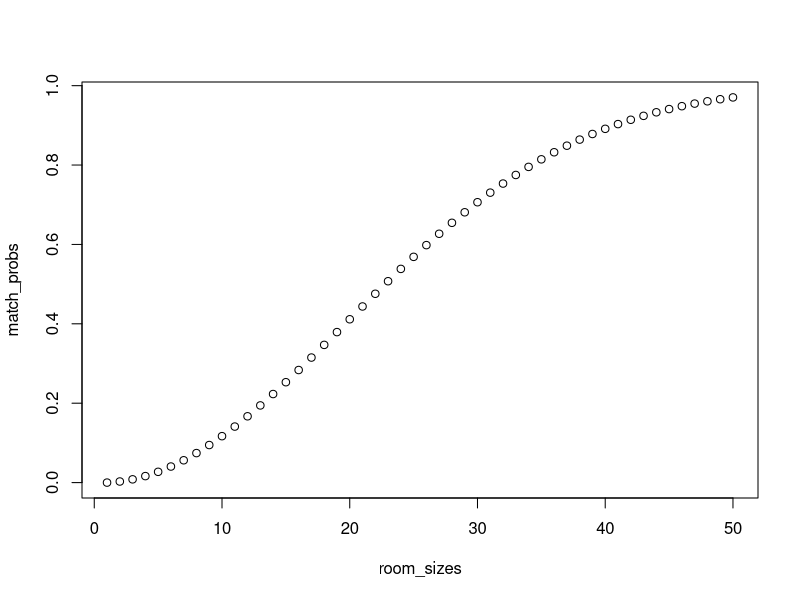

R code for this plot:
# PROBABILITY: Laws ----
 
# Product Rule 
A <- rbinom(10000,1,.4)
B <- rbinom(10000,1,.2)
mean(A&B)

# Sum Rule
C <- rbinom(10000,1,.6)
D <- rbinom(10000,1,.1)
mean(C|D)

# Bayesian 
#   - Flip 20, 11 came out Heads
fair <- rbinom(50000, 20, .5)
biased <- rbinom(50000, 20, .75)

fair_11 <- sum(fair == 11)
biased_11 <- sum(biased == 11)
fair_11 / (fair_11 + biased_11)

#   - Flip 20, 16 came out Heads
fair <- rbinom(50000, 20, .5)
biased <- rbinom(50000, 20, .75)

fair_16 <- sum(fair == 16)
biased_16 <- sum(biased == 16)
fair_16 / (fair_16 + biased_16)

#   - Flip 14/20 came out Heads. Fair(80%) 
fair_flips <- rbinom(8000,20,.5)
biased_flips <- rbinom(2000,20,.75)

fair_14 <- sum(fair_flips == 14)
biased_14 <- sum(fair_flips == 14)
fair_14 / (fair_14 + biased_14)

flips_fair <- rbinom(80000, 20, .5)
flips_high <- rbinom(10000, 20, .75)
flips_low <- rbinom(10000, 20, .25)

fair_14 <- sum(flips_fair == 14)
high_14 <- sum(flips_high == 14)
low_14 <- sum(flips_low == 14)
fair_14 / (fair_14 + low_14 + high_14)

probability_fair <- dbinom(11,20,.5)
probability_biased <- dbinom(11,20,.75)
probability_fair / (probability_fair + probability_biased)

dbinom(14, 20, .5) / (dbinom(14, 20, .5) + dbinom(14, 20, .75))
dbinom(18, 20, .5) / (dbinom(18, 20, .5) + dbinom(18, 20, .75))

probability_16_fair <- dbinom(16, 20, .5)
probability_16_biased <- dbinom(16, 20, .75)
(probability_16_fair * .99) / (probability_16_fair * .99 + probability_16_biased * .01)

## PROBABILITY: Puzzles ----

# FUNCTION: Simulate the rolling of dice and report the sum of the values that appears
set.seed(1)
# - function: roll k dice
roll_dice <- function(k) {
  all_rolls <- sample(x = c(1,2,3,4,5,6),
                      size = k,
                      replace = TRUE)
  final_answer <- sum(all_rolls)
  return(final_answer)
}
# - roll 5 dice
roll_dice(5)
# - loop for 10000 iterations
output <- rep(NA, 10000)
for (i in 1:10000) {
  output[i] <- roll_dice(2)
}

# BIRTHDAY PROBLEM: With a room with 50 people in it what is the probability that anyone shares the same birthday ?
set.seed(1)
n <- 50
match <- 0
# - simulate 10,000 rooms and check for matches in each room
for (i in 1:10000) {
  birthdays <- sample(x = 365,
                      size = n,
                      replace = TRUE)
  if (length(unique(birthdays)) < n) {
    match <- match + 1
  }
}
# - calculate the estimated probability of a match and print it
p_match <- match / 10000
# - birthday function
pbirthday(50)
# - plot
room_sizes <- 1:50
match_probs <- sapply(room_sizes, pbirthday)
plot(match_probs ~ room_sizes)

# MONTY HALL:
set.seed(1)
doors <- c(1,2,3)
# - randomly select one of the doors to have the prize
prize <- sample(x = doors, size = 1)
initial_choice <- 1
# - check if the initial choice equals the prize
if (initial_choice == prize) {
  print("The initial choice was correct!")
}
print(prize)
# - define counter
win_count <- 0
# - run 10000 iterations of the game
for (i in 1:10000) {
  prize <- sample(x = doors, size = 1)
  initial_choice <- 1
  if (initial_choice == prize) {
    win_count <- win_count + 1
  }
}
print(win_count / 10000)
# - reveal
reveal_door <- function(doors, prize, initial_choice) {
  if(prize == initial_choice) {
    reveal <- sample(x = doors[-prize], size = 1)
  } else {
    reveal <- doors[-c(prize, initial_choice)]
  }
}

# Contestant initially picks door #1, and then upon the goat reveal, they switch to the remaining door
initial_choice <- 1
# - reveal_door
reveal <- reveal_door(doors, prize, initial_choice)
# - switch to the remaining door
final_choice <- doors[-c(initial_choice, reveal)]
print(final_choice)
# - check whether the final choice equals the prize
if (final_choice == prize) {
  print("The final choice is correct!")
}
# - probability
win_count <- 0
for (i in 1:10000) {
  prize <- sample(doors,1)
  initial_choice <- 1
  reveal <- reveal_door(doors, prize, initial_choice)
  final_choice <- doors[-c(initial_choice, reveal)]
  if(final_choice == prize) {
    win_count <- win_count + 1
  }
}
print(win_count / 10000)

# YAHTZHEE

# QUADRATIC FORMULA
# - Function: evaluate whether any given quadratic is factorable or not. 
is_factorable <- function(a,b,c) {
  if(b^2 - 4*a*c < 0) {
    return(FALSE)
  } else {
    sqrt_discriminant <- sqrt(b^2 - 4*a*c)
    return(sqrt_discriminant == round(sqrt_discriminant))
  }
}
# - check
counter <- 0
for(a in 1:100){
  for(b in 1:100){
    for(c in 1:100){
      # Check whether factorable
      if(is_factorable(a,b,c)){
        counter <- counter + 1
      }
    }
  }
}
print(counter / 100^3)

# iPhone PASSCODES
# - suppose you pick up an iPhone with four smudge marks on it, at locations 3,4,5 and 9.
counter <- 0
passcode <- c(4,3,5,9)
values <- c(3,4,5,9)

for(i in 1:10000){
  # Create the guess
  guess <- sample(values)
  # Check condition 
  if(identical(passcode, guess)){
    counter <- counter + 1
  }
}
print(counter/10000)
# - passcode consist of three distint digits where one of the values is repeated
counter <- 0
passcode <- c(2,4,4,7)
unique_values <- c(2,4,7)

for(i in 1:10000){
  # Pick repeated value
  all_values <- c(unique_values, sample(unique_values, 1))
  # Make guess
  guess <- sample(all_values)
  if(identical(passcode, guess)){
    counter <- counter + 1
  }
}
print(counter / 10000)
#
## PROBABILITY: Distributions ----

# BERNOULLI
# - Simulate 10 coin Flips, each 30% chance of coming up heads
rbinom(n = 10, size = 1, prob = 0.30)
# - Simulate 10 Basketball shots with 50% avg
rbinom(n = 10, size = 1, prob = 0.50)

# BINOMIAL
# - Simulate 100 seperate occurences of flipping 10 coins. 30% chance of heads
rbinom(n = 100, size = 10, prob = 0.50)
# -- P(getting 6 Tails)
dbinom(x = 6, size = 10, prob = 0.50)
# -- P(getting 7 or Less Tails)
pbinom(q = 7, size = 10, prob = 0.50)
# -- P(getting 5 or more Tails)
pbinom(q = 4, size = 10, prob = 0.50, lower.tail = FALSE)

# - What is the expected value and variance of a binomial distribution where 25 coins are flipped, each having 30% chance of heads
mean(rbinom(n = 1000, size = 25, prob = 0.30))
var(rbinom(n = 1000, size = 25, prob = 0.30))
